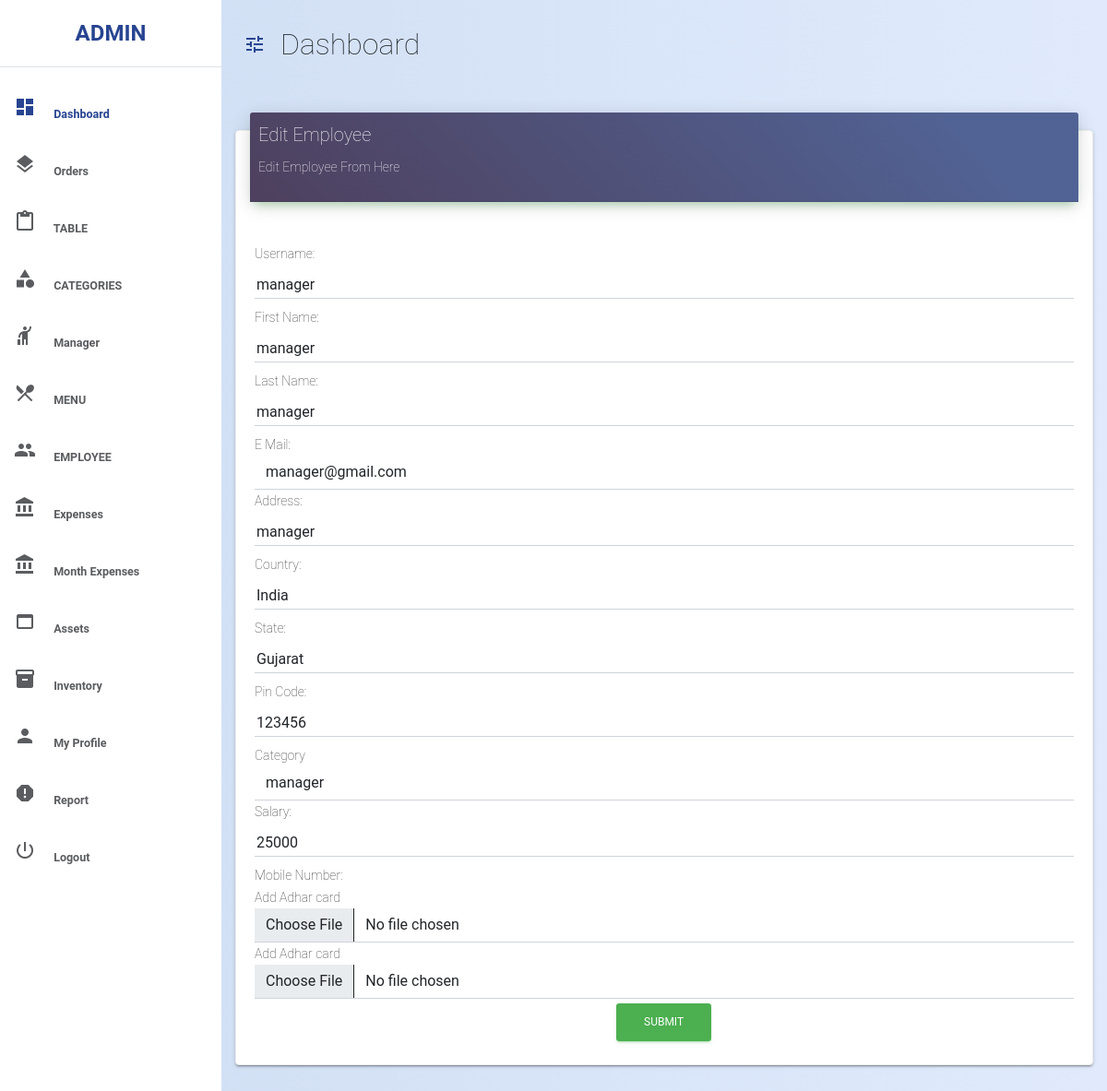
Page /rest_admin/edit_emp/4/ (signed in) on the committed database.
### accounts/models.py (models this page shows, shortened)
class User(AbstractUser):
    mobile_no = models.CharField(max_length=10,
                                    validators=[RegexValidator(r'^\d{9,10}$')])
    address = models.CharField(max_length=200)
    country = models.CharField(max_length=50)
    state = models.CharField(max_length=50)
    pin_code = models.CharField(max_length=6,
                                validators=[RegexValidator(r'^\d{5,6}$')])
    profile_photo = models.ImageField(upload_to='profile_pic',
                                        null=True,
                                        blank=True)
    restaurant_name = models.CharField(max_length=120, null=True, blank=True)
    land_line_number = models.CharField(
        max_length=6,
        validators=[RegexValidator(r'^\d{5,6}$')],
        null=True,
        blank=True)
    discount = models.PositiveIntegerField(null=True, blank=True)
    offer = models.CharField(max_length=10, null=True, blank=True)
    GST_Number = models.CharField(max_length=30, null=True, blank=True)
    SGST = models.CharField(max_length=6, null=True, blank=True)
    CGST = models.CharField(max_length=6, null=True, blank=True)
    rest = models.ForeignKey('self',
                                on_delete=models.CASCADE,
                                null=True,
                                blank=True)
    Adhaar_Card = models.FileField(upload_to='emp_det', null=True, blank=True)
    Category = models.CharField(choices=e_category,
                                max_length=10,
                                null=True,
                                blank=True)
    salary = models.PositiveIntegerField(null=True, blank=True)
    is_rest = models.BooleanField(default=False)
    is_manager = models.BooleanField(default=False)
    is_employee = models.BooleanField(default=False)

### rest_admin/views.py (the view)
# urls.py: path('edit_emp/<int:id>/', views.emp_form_edit, name='edit_emp'),
def emp_form_edit(request, id):
    restro = User.objects.get(id=request.user.id)
    instance = get_object_or_404(User, id=id)
    form = EmployeeForm(request.POST or None, instance=instance)
    if form.is_valid():
        form.save()
        return redirect('rest_admin:emp_list')
    else:
        print(form.errors)
    return render(request, 'rest_admin/emp_edite.html', {
        'form': form,
        'restro': restro
    })

### templates/rest_admin/emp_edite.html (shortened to what this page needs)
<!DOCTYPE html>
{% extends 'res_base.html' %}
{% load static %}
    {% block head %}
        <link href="{% static 'my_css/qr.css' %}" rel="stylesheet" />
    {% endblock %}
{% block body %}
    <div class="card bg-white">
    <div class="card-header card-header-primary">
        <h4 class="card-title">Edit Employee</h4>
        <p class="card-category">Edit Employee From Here</p>
    </div>
    <br />
    <div class="card-body">
        <form method="post" enctype="multipart/form-data">
        <div class="col-md-12">
            <div class="form-group">
            <label class="bmd-label-floating">Username:</label>
            {{ form.username }}
            </div>
        </div>
        <div class="col-md-12">
            <div class="form-group">
            <label class="bmd-label-floating">First Name:</label>
            {{ form.first_name }}
            </div>
        </div>
        <div class="col-md-12">
            <div class="form-group">
            <label class="bmd-label-floating">Last Name:</label>
            {{ form.last_name }}
            </div>
        </div>
        <div class="col-md-12">
            <div class="form-group">
            <label class="bmd-label-floating">E Mail:</label>
            {{ form.email }}
            </div>
        </div>
        <div class="col-md-12">
            <div class="form-group">
            <label class="bmd-label-floating">Address:</label>
            {{ form.address }}
            </div>
        </div>
        <div class="col-md-12">
            <div class="form-group">
            <label class="bmd-label-floating">Country:</label>
            {{ form.country }}
            </div>
        </div>
        <div class="col-md-12">
            <div class="form-group">
            <label class="bmd-label-floating">State:</label>
            {{ form.state }}
            </div>
        </div>
        <div class="col-md-12">
            <div class="form-group">
            <label class="bmd-label-floating">Pin Code:</label>
            {{ form.pin_code }}
            </div>
        </div>
        <div class="col-md-12">
            <div class="form-group">
            <label class="bmd-label-floating">Category</label>
            {{ form.Category }}
            </div>
        </div>
        <div class="col-md-12">
            <div class="form-group">
            <label class="bmd-label-floating">Salary:</label>
            {{ form.salary }}
            </div>
        </div>
        <div class="col-md-12">
            <div class="form-group">
            <label class="bmd-label-floating">Mobile Number:</label>
            </div>
        </div>
        <div class="col-md-12">
            <div class="form">
            <label class="bmd-label-floating">Add Adhar card</label>
            <span style="color: black">{{ form.Adhaar_Card }}</span>
            </div>
        </div>
        <div class="col-md-12">
            <div class="form">
            <label class="bmd-label-floating">Add Adhar card</label>
            <span style="color: black">{{ form.profile_photo }}</span>
            </div>
        </div>
        <center>
            <button class="btn btn-success" type="submit">submit</button>
        </center>
        </form>
    </div>
    </div>
{% endblock %}

### templates/res_base.html (shortened to what this page needs)
<!DOCTYPE html>
{% load static %}
{% load webpush_notifications %}
<html lang="en">
<head>
    <link href="{% static 'bootstrap/css/bootstrap.min.css' %}" rel="stylesheet" >
    <link rel="stylesheet" href="{% static 'assets/css/style.css' %}" />
    {% block head %}
    {% endblock %}
</head>
<body>
    <div class="d-flex" id="main-wrapper">
        <div class="bg-white" id="sidebar">
            <div class="sidebar-heading text-center py-4 primary-text fs-4 fw-bold text-uppercase border-bottom" >{% block res_name %}{{ restro.restaurant_name }}{% endblock %}</div>
            <div class="list-group list-group-flush my-3">
                <a href="{% url 'rest_admin:t_price' %}" class="list-group-item list-group-item-action bg-transparent second-text active" >
                    <span class="me-3 mt-4"
                    ><i class="material-icons">dashboard</i></span
                    >
                    <span>Dashboard</span>
                </a>
                <div>
                    <a class="list-group-item list-group-item-action bg-transparent second-text fw-bold" data-bs-toggle="collapse" href="#ordercollapse" role="button" aria-expanded="false" aria-controls="ordercollapse">
                        <span class="me-3"><i class="material-icons">layers</i></span>
                        <span>Orders</span>
                    </a>
                </div>
                <div>
                    <a class="list-group-item list-group-item-action bg-transparent second-text fw-bold" data-bs-toggle="collapse" href="#tablecollapse" role="button" aria-expanded="false" aria-controls="tablecollapse">
                        <span class="me-3"><i class="material-icons">content_paste</i></span>
                        <span>TABLE</span>
                    </a>
                </div>
                <div>
                    <a class="list-group-item list-group-item-action bg-transparent second-text fw-bold" data-bs-toggle="collapse" href="#categorycollapse" role="button" aria-expanded="false" aria-controls="categorycollapse">
                        <span class="me-3"><i class="material-icons">category</i></span>
                        <span>CATEGORIES</span>
                    </a>
                </div>
                <div>
                    <a class="list-group-item list-group-item-action bg-transparent second-text fw-bold" data-bs-toggle="collapse" href="#managercollapse" role="button" aria-expanded="false" aria-controls="managercollapse">
                        <span class="me-3"><i class="material-icons">hail</i></span>
                        <span>Manager</span>
                    </a>
                </div>
                <div>
                    <a class="list-group-item list-group-item-action bg-transparent second-text fw-bold" data-bs-toggle="collapse" href="#menucollapse" role="button" aria-expanded="false" aria-controls="menucollapse">
                        <span class="me-3"><i class="material-icons">restaurant_menu</i></span>
                        <span>MENU</span>
                    </a>
                </div>
                <div>
                    <a class="list-group-item list-group-item-action bg-transparent second-text fw-bold" data-bs-toggle="collapse" href="#employeecollapse" role="button" aria-expanded="false" aria-controls="employeecollapse">
                        <span class="me-3"><i class="material-icons">group</i></span>
                        <span>EMPLOYEE</span>
                    </a>
                </div>
                <div>
                    <a class="list-group-item list-group-item-action bg-transparent second-text fw-bold" data-bs-toggle="collapse" href="#expensecollapse" role="button" aria-expanded="false" aria-controls="expensecollapse">
                        <span class="me-3"><i class="material-icons">account_balance</i></span>
                        <span>Expenses</span>
                    </a>
                </div>
                <div>
                    <a class="list-group-item list-group-item-action bg-transparent second-text fw-bold" data-bs-toggle="collapse" href="#mexpensecollapse" role="button" aria-expanded="false" aria-controls="mexpensecollapse">
                        <span class="me-3"><i class="material-icons">account_balance</i></span>
                        <span>Month Expenses</span>
                    </a>
                </div>
                <div>
                    <a class="list-group-item list-group-item-action bg-transparent second-text fw-bold" data-bs-toggle="collapse" href="#assetscollapse" role="button" aria-expanded="false" aria-controls="assetscollapse">
                        <span class="me-3"><i class="material-icons">web_asset</i></span>
                        <span>Assets</span>
                    </a>
                </div>
                <div>
                    <a class="list-group-item list-group-item-action bg-transparent second-text fw-bold" data-bs-toggle="collapse" href="#Inventorycollapse" role="button" aria-expanded="false" aria-controls="Inventorycollapse">
                        <span class="me-3"><i class="material-icons">inventory_2</i></span>
                        <span>Inventory</span>
                    </a>
                </div>
                <a href="{% url 'rest_admin:user_profile' %}" class="list-group-item list-group-item-action bg-transparent second-text fw-bold">
                    <span class="me-3 mt-4"
                    ><i class="material-icons">person</i></span
                    >
                    <span>My Profile</span>
                </a>
                <a href="{% url 'rest_admin:balence_sheet' %}" class="list-group-item list-group-item-action bg-transparent second-text fw-bold">
                    <span class="me-3 mt-4"
                    ><i class="material-icons">report</i></span
                    >
                    <span>Report</span>
                </a>
                <a href="{% url 'accounts:user_logout' %}" class="list-group-item list-group-item-action bg-transparent second-text fw-bold">
                    <span class="me-3 mt-4"
                    ><i class="material-icons ">power_settings_new</i></span
                    >
                    <span>Logout</span>
                </a>
            </div>
        </div>
        <div id="page-content-wrapper">
            <nav class="navbar navbar-expand-lg navbar-light bg-transparent py-4 px-4">
                <div class="d-flex align-items-center">
                    <i class="material-icons primary-text fs-4 me-3" id="menu-toggle">tune</i>
                    <h2 class="fs-2 m-0">Dashboard</h2>
                </div>
            </nav>
            <div class="container-fluid" style="padding: 15px;">
                {% block body %}
                {% endblock body %}
            </div>
        </div>
    </div>
</body>
</html>

### static/assets/css/style.css (style rules this page uses)
body, h1, h2, h3, h4, h5, h6, .h1, .h2, .h3, .h4 { font-family: "Roboto", "Helvetica", "Arial", sans-serif; font-weight: 200; line-height: 1.5em; }
:root { --main-bg-color: #009d63; --main-text-color: #274491; --second-text-color: #5a5c5f; --second-bg-color: #c1efde; --card-header-success-color: #274491; }
.primary-text { color: var(--main-text-color); }
.second-text { color: var(--second-text-color); }
#main-wrapper { overflow-x: hidden; background: #e0eafc; background: -webkit-linear-gradient( to right, #cfdef3, #e0eafc ); background: linear-gradient( to right, #cfdef3, #e0eafc ); }
#sidebar { min-height: 100vh; margin-left: -15rem; -webkit-transition: margin 0.25s ease-out; -moz-transition: margin 0.25s ease-out; -o-transition: margin 0.25s ease-out; transition: margin 0.25s ease-out; }
#sidebar .sidebar-heading { padding: 0.875rem 1.25rem; font-size: 1.2rem; }
#sidebar .list-group { width: 15rem; }
#page-content-wrapper { min-width: 100vw; }
#menu-toggle { cursor: pointer; }
.list-group-item { border: none; padding: 15px 15px; font-size: 12.5px; }
.list-group-item.active { background-color: transparent; color: var(--main-text-color); font-weight: bold; border: none; }
.card { box-shadow: 0 1px 4px 0 rgb(0 0 0 / 14%); }
.card { border: 0; margin-bottom: 30px; margin-top: 30px; border-radius: 6px; color: #333333; background: #fff; width: 100%; box-shadow: 0 2px 2px 0 rgb(0 0 0 / 14%), 0 3px 1px -2px rgb(0 0 0 / 20%), 0 1px 5px 0 rgb(0 0 0 / 12%); }
.card { position: relative; display: flex; flex-direction: column; min-width: 0; word-wrap: break-word; background-color: #fff; background-clip: border-box; border: 1px solid #eeeeee; border-radius: 0.25rem; }
.card { font-size: 0.875rem; }
.card-header { box-shadow: 0 4px 20px 0px rgb(0 0 0 / 14%), 0 7px 10px -5px rgb(76 175 80 / 40%); border-radius: 3px; margin-top: -20px; margin-left: 15px; margin-right: 15px; padding: 9px; }
.card-header-primary { background: rgb(81, 99, 149); background: linear-gradient( 227deg, rgba(81, 99, 149, 1) 13%, rgba(79, 79, 117, 1) 63%, rgba(78, 64, 94, 1) 100% ); }
.card-title { color: #fff; font-size: 20px; align-items: center; }
.card-body { flex: 1 1 auto; padding: 1.25rem; }
.form-control { border-top: none; border-right: none; border-left: none; border-radius: 0; }
.card-category { color: #fff; }
.btn { position: relative; padding: 12px 30px; margin: 0.3125rem 1px; font-size: 0.75rem; font-weight: 400; line-height: 1.428571; text-decoration: none; text-transform: uppercase; letter-spacing: 0; cursor: pointer; background-color: transparent; border: 0; border-radius: 0.2rem; outline: 0; transition: box-shadow 0.2s cubic-bezier(0.4, 0, 1, 1), background-color 0.2s cubic-bezier(0.4, 0, 0.2, 1); will-change: box-shadow, transform; }
.btn.btn-success { color: #fff; background-color: #4caf50; border-color: #4caf50; box-shadow: 0 2px 2px 0 rgb(76 175 80 / 14%), 0 3px 1px -2px rgb(76 175 80 / 20%), 0 1px 5px 0 rgb(76 175 80 / 12%); }
@media (min-width: 768px) { #sidebar { margin-left: 0; } }
@media (min-width: 768px) { #page-content-wrapper { min-width: 0; width: 100%; } }

### static/my_css/qr.css (style rules this page uses)
input[type=text] { width: 100%; padding: 2px 2px; margin: 8px 0; box-sizing: border-box; }

### rows in the picture
User: restaurant_name "ADMIN"
User: username "manager", first_name "manager", last_name "manager", email "manager@gmail.com", address "manager", country "India", state "Gujarat", pin_code "123456", Category "manager", salary "25000"
